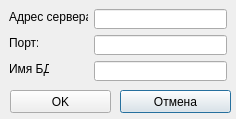
<?xml version="1.0" encoding="UTF-8"?>
<ui version="4.0">
 <class>SettingDlg</class>
 <widget class="QDialog" name="SettingDlg">
  <property name="geometry">
   <rect>
    <x>0</x>
    <y>0</y>
    <width>236</width>
    <height>119</height>
   </rect>
  </property>
  <property name="sizePolicy">
   <sizepolicy hsizetype="Fixed" vsizetype="Fixed">
    <horstretch>236</horstretch>
    <verstretch>119</verstretch>
   </sizepolicy>
  </property>
  <property name="windowTitle">
   <string>Dialog</string>
  </property>
  <widget class="QLineEdit" name="edit_address">
   <property name="geometry">
    <rect>
     <x>94</x>
     <y>9</y>
     <width>133</width>
     <height>20</height>
    </rect>
   </property>
  </widget>
  <widget class="QLineEdit" name="edit_port">
   <property name="geometry">
    <rect>
     <x>94</x>
     <y>35</y>
     <width>133</width>
     <height>20</height>
    </rect>
   </property>
  </widget>
  <widget class="QLineEdit" name="edit_dbname">
   <property name="geometry">
    <rect>
     <x>94</x>
     <y>61</y>
     <width>133</width>
     <height>20</height>
    </rect>
   </property>
  </widget>
  <widget class="QLabel" name="address">
   <property name="geometry">
    <rect>
     <x>9</x>
     <y>9</y>
     <width>79</width>
     <height>16</height>
    </rect>
   </property>
   <property name="text">
    <string>Адрес сервера:</string>
   </property>
  </widget>
  <widget class="QLabel" name="port">
   <property name="geometry">
    <rect>
     <x>9</x>
     <y>35</y>
     <width>29</width>
     <height>16</height>
    </rect>
   </property>
   <property name="text">
    <string>Порт:</string>
   </property>
  </widget>
  <widget class="QLabel" name="dbname">
   <property name="geometry">
    <rect>
     <x>9</x>
     <y>61</y>
     <width>40</width>
     <height>16</height>
    </rect>
   </property>
   <property name="text">
    <string>Имя БД:</string>
   </property>
  </widget>
  <widget class="QPushButton" name="Cancel">
   <property name="geometry">
    <rect>
     <x>120</x>
     <y>90</y>
     <width>111</width>
     <height>23</height>
    </rect>
   </property>
   <property name="text">
    <string>Отмена</string>
   </property>
  </widget>
  <widget class="QPushButton" name="ok">
   <property name="geometry">
    <rect>
     <x>10</x>
     <y>90</y>
     <width>101</width>
     <height>23</height>
    </rect>
   </property>
   <property name="text">
    <string>OK</string>
   </property>
  </widget>
 </widget>
 <resources/>
 <connections/>
</ui>
